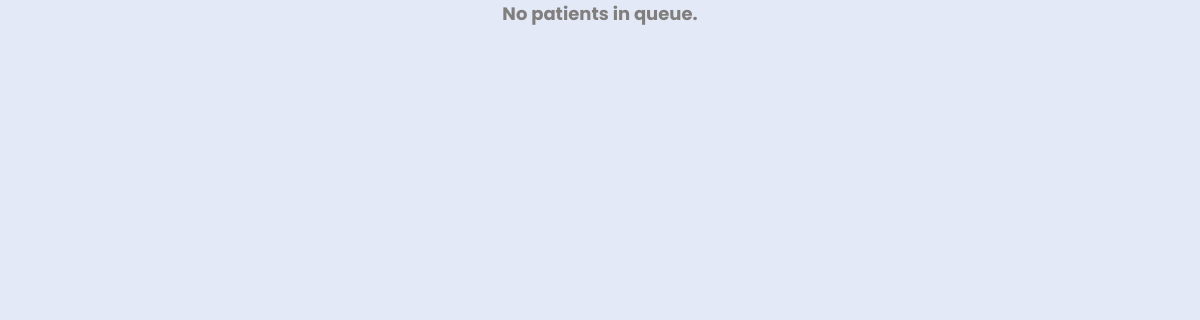
Before: /doctor with the older database file.
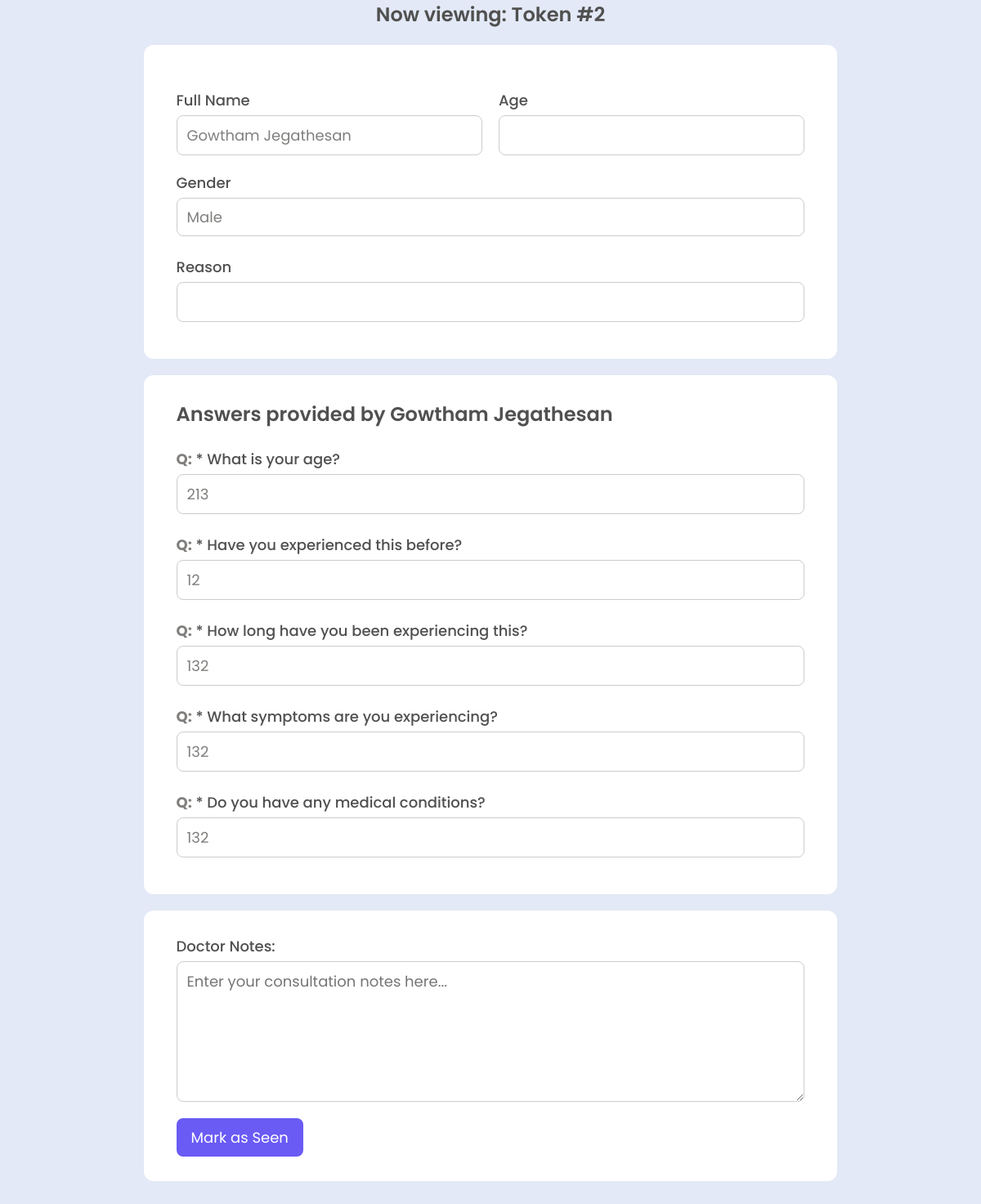
After: the same page with the newer database file.
### tables this page shows
CREATE TABLE patients (
                id INTEGER PRIMARY KEY AUTOINCREMENT,
                name TEXT NOT NULL,
                dob TEXT NOT NULL,
                email TEXT NULL,
                mobile TEXT NOT NULL,
                gender TEXT NOT NULL,
                blood_group TEXT NOT NULL,
                aadhar_number TEXT NOT NULL,
                reason TEXT NOT NULL,
                questions TEXT,            -- Optional, if you want to store questionnaire
                answers TEXT,              -- Optional, if you want to store answers
                token INTEGER,             -- Auto-assigned token number for queueing
                time TEXT DEFAULT CURRENT_TIMESTAMP,
                seen INTEGER DEFAULT 0,
                doctor_notes TEXT DEFAULT ''
            );

### app.py (the view)
@app.route('/doctor', methods=['GET', 'POST'])
def doctor():
    db = get_db()
    cursor = db.cursor()
    if request.method == 'POST':
        notes = request.form['notes']
        token = request.form['token']
        cursor.execute("UPDATE patients SET doctor_notes=?, seen=1 WHERE token=?", (notes, token))
        db.commit()
        return redirect(url_for('doctor'))
    next_patient = cursor.execute("SELECT * FROM patients WHERE seen=0 ORDER BY token ASC LIMIT 1").fetchone()
    if next_patient:
        questions = next_patient["questions"].split('|') if next_patient["questions"] else []
        answers = next_patient["answers"].split('|') if next_patient["answers"] else []
        qa_pairs = list(zip(questions, answers))
    else:
        qa_pairs = []
    return render_template('doctor.html', patient=next_patient, qa_pairs=qa_pairs)

### app.py (called while the page is built)
def get_db():
    db = getattr(g, '_database', None)
    if db is None:
        db = g._database = sqlite3.connect(DATABASE)
        db.row_factory = sqlite3.Row
    return db

@app.teardown_appcontext
def close_connection(exception):
    db = getattr(g, '_database', None)
    if db is not None:
        db.close()

### templates/doctor.html (shortened to what this page needs)
<!DOCTYPE html>
<html lang="en">
<head>
    <link rel="stylesheet" href="{{ url_for('static', filename="css/styles.css")}}">
</head>
<body>
    <div class="whole">
        {% if patient %}
        <div class="doctor-head">
            <span>Now viewing: Token #{{ patient['token'] }}</span>
            <div class="container" id="personaldetails">
                <div class="form-row">
                    <div class="form-group">
                        <label for="name">Full Name</label>
                        <input type="text" id="name" name="name" value="{{ patient['name'] }}" disabled>
                    </div>
                    <div class="form-group">
                        <label for="age">Age</label>
                        <input type="number" id="age" name="age" value="{{ patient['age'] if patient['age'] is defined else '' }}" disabled>
                    </div>
                    <div class="form-group">
                        <label for="gender">Gender</label>
                        <select class="field" id="gender" disabled>
                            <option value="Male" {% if patient['gender'] == 'Male' %}selected{% endif %}>Male</option>
                        </select>
                    </div>
                </div>
                <div class="form-row">
                    <div class="form-group">
                        <label for="reason">Reason</label>
                        <input type="text" id="reason" name="reason" value="{{ patient['symptoms'] }}" disabled>
                    </div>
                </div>
            </div>
            <div class="container" id="questionaire">
                <span class="form-head">Answers provided by {{ patient['name'] }}</span>
                {% for q, a in qa_pairs %}
                <div class="form-row">
                    <div class="form-group">
                        <label for="question"><strong>Q:</strong> {{ q }}</label>
                        <input type="text" value="{{ a }}" disabled>
                    </div>
                </div>
                {% endfor %}
            </div>
            <div class="container margin-bottom" id="notes">
                <form method="POST">
                    <div class="form-row no-margin">
                        <div class="form-group">
                            <label for="notes">Doctor Notes:</label>
                            <textarea name="notes" placeholder="Enter your consultation notes here..."></textarea>
                        </div>
                    </div>
                    <button type="submit" class="register-button">Mark as Seen</button>
                </form>
            </div>
        </div>
        {% else %}
        <div class="doctor-head">
            <h3>No patients in queue.</h3>
        </div>
        {% endif %}
    </div>
</body>
</html>

### static/css/styles.css (style rules this page uses)
* { padding: 0; margin: 0; font-family: "Poppins", sans-serif; font-size: 18px; color: #817F7D; }
body { background-color: #E3E9F6; }
.whole { width: 100vw; min-height: (100vh, 2000vh); margin-bottom: 100px; display: flex; justify-content: center; background-color: #E3E9F6; }
input { all: unset; }
.container { place-self: center; align-self: center; margin-top: 20px; background: white; padding: 30px 40px; border-radius: 12px; max-width: 1000px; width: 80%; }
.form-head { font-size: 24px; color: #505050; font-weight: 600; }
.form-row { margin-top: 24px; display: flex; gap: 20px; margin-bottom: 15px; flex-wrap: wrap; }
.form-group { flex: 1; display: flex; flex-direction: column; }
.form-group label { margin-bottom: 5px; font-weight: 500; color: #505050; }
.form-group input { padding: 10px 12px; font-size: 18px; border: 1px solid #ccc; border-radius: 8px; color: #817F7D; }
.form-group textarea { padding: 10px 12px; font-size: 18px; border: 1px solid #ccc; border-radius: 8px; color: #817F7D; height: 150px; }
.form-group select { padding: 10px 12px; font-size: 18px; border: 1px solid #ccc; border-radius: 8px; color: #817F7D; }
.field { padding: 10px 12px; font-size: 18px; border: 1px solid #ccc; border-radius: 8px; color: #817F7D; }
select { all: unset; }
.register-button { margin-top: 20px; padding: 7px 15px; font-size: 18px; border-radius: 8px; cursor: pointer; transition: background 0.3s ease; border: #695BF4 3px solid; background: #695BF4; color: white; }
.doctor-head { display: flex; flex-direction: column; justify-content: center; align-items: center; }
.doctor-head span { font-size: 24px; font-weight: 600; color: #505050; }
.no-margin { margin: 0; }
.margin-bottom { margin-bottom: 100px; }

Changed rows visible on the page:
now on this page (row edited): patients: token "2", name "Gowtham Jegathesan", gender "Male"
Other visible differences:
text no longer shown: "No patients in queue."
text now shown: "Now viewing: Token # Full Name Age Gender Reason Answers provided by Doctor Notes: Mark as Seen"
new list line: "Q: * What is your age? 213"
new list line: "Q: * Have you experienced this before? 12"
new list line: "Q: * How long have you been experiencing this? 132"
new list line: "Q: * What symptoms are you experiencing? 132"
new list line: "Q: * Do you have any medical conditions? 132"
